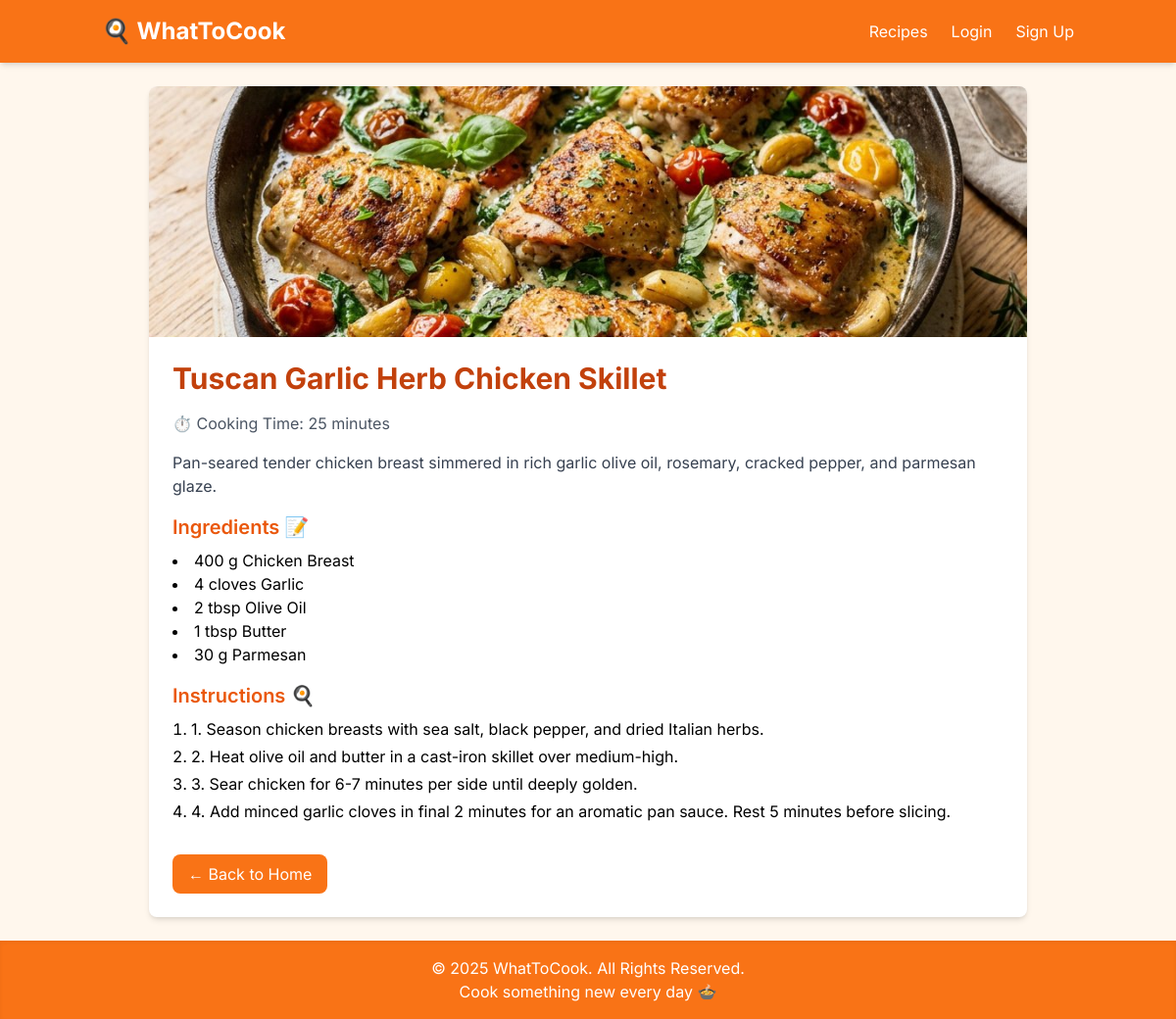
/legacy/recipe/3/, run on the app's committed database.
### GetFood/models.py (models this page shows, shortened)
class Recipe(models.Model):
    name = models.CharField(max_length=150)
    description = models.TextField(blank=True)
    cooking_time = models.IntegerField(help_text="Time in minutes", null=True, blank=True)
    instructions = models.TextField(blank=True)
    image = models.ImageField(upload_to="recipes/", blank=True, null=True)
    ingredients = models.ManyToManyField(Ingredient, through='RecipeIngredient')
    @property
    def resolved_image(self) -> str:
        from .utils import find_best_image
        if self.image and getattr(self.image, "name", ""):
            try:
                return self.image.url
            except ValueError:
                pass
        return find_best_image(self.name)

class RecipeIngredient(models.Model):
    recipe = models.ForeignKey(Recipe, on_delete=models.CASCADE)
    ingredient = models.ForeignKey(Ingredient, on_delete=models.CASCADE)
    quantity = models.CharField(max_length=100, default="to taste")
    unit = models.CharField(max_length=20, default="g")

class Ingredient(models.Model):
    name = models.CharField(max_length=100, unique=True)
    calories_per_100g = models.FloatField(null=True, blank=True)
    category = models.CharField(max_length=50, blank=True)

### GetFood/views.py (the view)
# urls.py: path("legacy/recipe/<int:recipe_id>/", views.recipe_detail, name="recipe_detail"),
def recipe_detail(request, recipe_id):
    recipe = get_object_or_404(Recipe, id=recipe_id)
    instructions_list = recipe.instructions.split("\n") if recipe.instructions else []
    return render(request, "GetFood/recipe_detail.html", {
        "recipe": recipe,
        "instructions_list": instructions_list,
    })

### GetFood/templates/GetFood/recipe_detail.html (shortened to what this page needs)
{% extends "GetFood/layout.html" %}
{% block content %}
<div class="max-w-4xl mx-auto bg-white rounded-lg shadow-md overflow-hidden">
    <img src="{{ recipe.resolved_image }}" alt="{{ recipe.name }}" class="w-full h-64 object-cover">
    <div class="p-6">
        <h1 class="text-3xl font-bold text-orange-700 mb-4">{{ recipe.name }}</h1>
        {% if recipe.cooking_time %}
        <p class="text-gray-600 mb-4">⏱️ Cooking Time: {{ recipe.cooking_time }} minutes</p>
        {% endif %}
        {% if recipe.description %}
        <p class="text-gray-700 mb-4">{{ recipe.description }}</p>
        {% endif %}
        <h2 class="text-xl font-semibold text-orange-600 mb-2">Ingredients 📝</h2>
        <ul class="list-disc list-inside mb-4">
            {% for ri in recipe.recipeingredient_set.all %}
            <li>{{ ri.quantity }} {{ ri.unit }} {{ ri.ingredient.name }}</li>
            {% endfor %}
        </ul>
        {% if instructions_list %}
        <h2 class="text-xl font-semibold text-orange-600 mb-2">Instructions 🍳</h2>
        <ol class="list-decimal list-inside mb-4 space-y-1">
            {% for step in instructions_list %}
            <li>{{ step }}</li>
            {% endfor %}
        </ol>
        {% endif %}
        <a href="{% url 'index' %}" class="inline-block bg-orange-500 text-white px-4 py-2 rounded-lg hover:bg-orange-600 transition-colors mt-4">
            ← Back to Home
        </a>
    </div>
</div>
{% endblock %}

### GetFood/templates/GetFood/layout.html (style rules this page uses)
body { font-family: 'Inter', sans-serif; }

### data on the page
Recipe: resolved_image (picture), name "Tuscan Garlic Herb Chicken Skillet", cooking_time "25", description "Pan-seared tender chicken breast simmered in rich garlic olive oil, rosemary, cracked pepper, and parmesan glaze."
RecipeIngredient: quantity "400", unit "g", ingredient.name "Chicken Breast"
RecipeIngredient: quantity "4", unit "cloves", ingredient.name "Garlic"
RecipeIngredient: quantity "2", unit "tbsp", ingredient.name "Olive Oil"
RecipeIngredient: quantity "1", unit "tbsp", ingredient.name "Butter"
RecipeIngredient: quantity "30", unit "g", ingredient.name "Parmesan"

### other printed values
{{ step }} "1. Season chicken breasts with sea salt, black pepper, and dried Italian herbs." "2. Heat olive oil and butter in a cast-iron skillet over medium-high." "3. Sear chicken for 6-7 minutes per side until deeply golden." "4. Add minced garlic cloves in final 2 minutes for an aromatic pan sauce. Rest 5 minutes before slicing."
